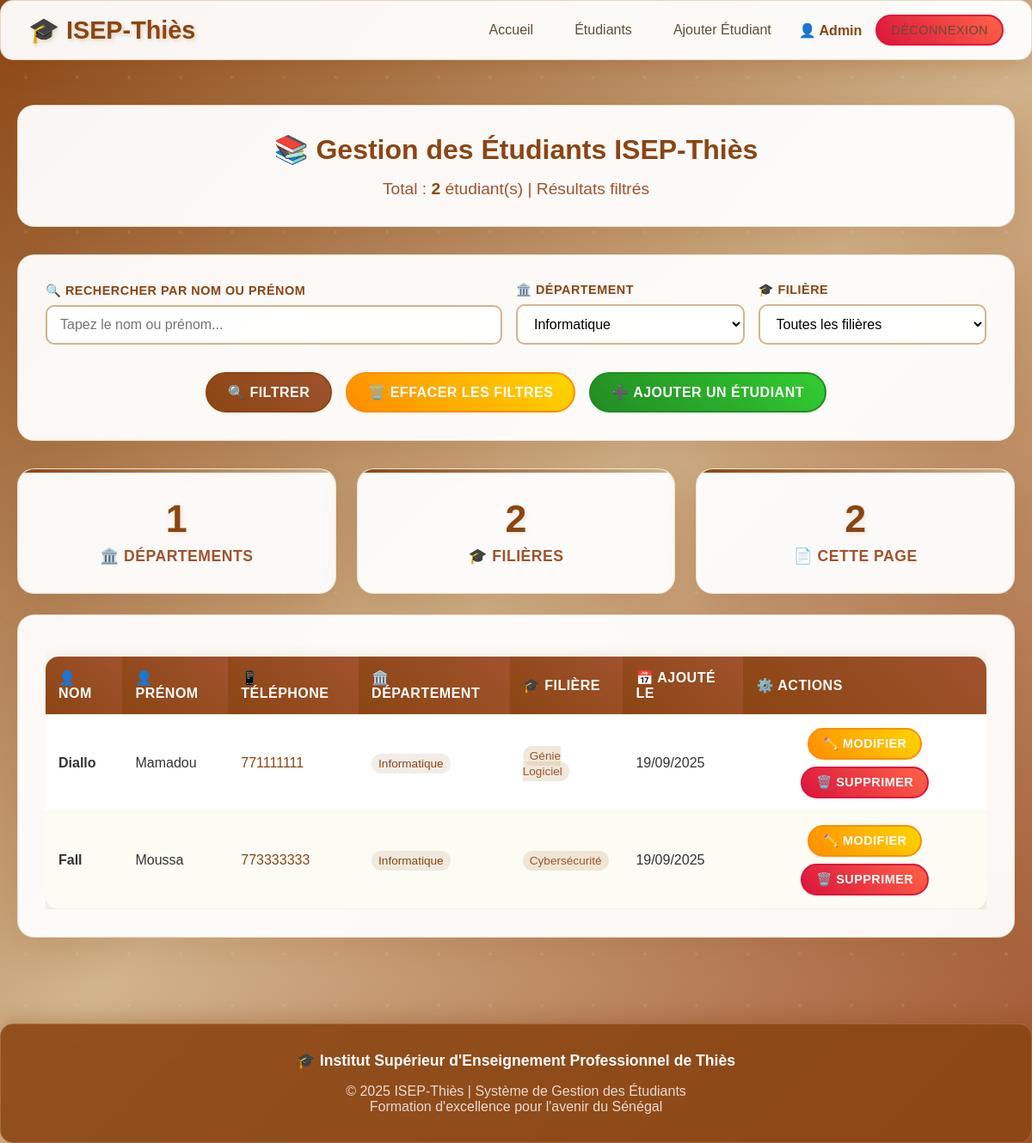
Screenshot of /pages/dashboard.php?departement=Informatique (signed in) with the database file from the repository.
### tables this page shows
CREATE TABLE students (
    id INT AUTO_INCREMENT PRIMARY KEY,
    nom VARCHAR(100) NOT NULL,
    prenom VARCHAR(100) NOT NULL,
    telephone VARCHAR(20) NOT NULL,
    departement VARCHAR(100) NOT NULL,
    filiere VARCHAR(100) NOT NULL,
    user_id INT NOT NULL,
    created_at TIMESTAMP DEFAULT CURRENT_TIMESTAMP,
    FOREIGN KEY (user_id) REFERENCES users(id) ON DELETE CASCADE
);

### config/database.php (called while the page is built, shortened)
<?php
function sanitize($data) {
    return htmlspecialchars(trim($data), ENT_QUOTES, 'UTF-8');
}
?>

### pages/dashboard.php (the view, shortened to what this page needs)
<?php
require_once '../config/database.php';
$limit = 10;
$page = isset($_GET['page']) ? max(1, (int)$_GET['page']) : 1;
$offset = ($page - 1) * $limit;
$search = isset($_GET['search']) ? sanitize($_GET['search']) : '';
$departement_filter = isset($_GET['departement']) ? sanitize($_GET['departement']) : '';
$filiere_filter = isset($_GET['filiere']) ? sanitize($_GET['filiere']) : '';
$whereClause = "WHERE user_id = ?";
$params = [$_SESSION['user_id']];
if (!empty($departement_filter)) {
    $whereClause .= " AND departement = ?";
    $params[] = $departement_filter;
}
$countQuery = "SELECT COUNT(*) FROM students $whereClause";
$stmt = $pdo->prepare($countQuery);
$stmt->execute($params);
$totalStudents = $stmt->fetchColumn();
$query = "SELECT * FROM students $whereClause ORDER BY nom ASC, prenom ASC LIMIT $limit OFFSET $offset";
$stmt = $pdo->prepare($query);
$stmt->execute($params);
$students = $stmt->fetchAll();
$depts = $pdo->prepare("SELECT DISTINCT departement FROM students WHERE user_id = ? ORDER BY departement");
$depts->execute([$_SESSION['user_id']]);
$departements = $depts->fetchAll(PDO::FETCH_COLUMN);
?>
<!DOCTYPE html>
<html lang="fr">
<head>
    <link rel="stylesheet" href="../css/style.css">
</head>
<body>
    <header>
        <div class="header-content">
            <a href="../index.php" class="logo">🎓 ISEP-Thiès</a>
            <nav class="nav-links">
                <a href="../index.php">Accueil</a>
                <a href="dashboard.php">Étudiants</a>
                <a href="add_student.php">Ajouter Étudiant</a>
                <span style="color: #8B4513; font-weight: bold;">
                    👤 <?php echo htmlspecialchars($_SESSION['user_name']); ?>
                </span>
                <a href="logout.php" class="btn btn-danger btn-sm">Déconnexion</a>
            </nav>
        </div>
    </header>
    <div class="container">
        <div class="card">
            <h1 style="text-align: center; color: #8B4513; margin-bottom: 1rem;">
                📚 Gestion des Étudiants ISEP-Thiès
            </h1>
            <div style="text-align: center;">
                <p style="font-size: 1.2rem; color: #A0522D;">
                    Total : <strong style="color: #8B4513;"><?php echo $totalStudents; ?></strong> étudiant(s)
                    <?php if ($search || $departement_filter || $filiere_filter): ?>
                        | Résultats filtrés
                    <?php endif; ?>
                </p>
            </div>
        </div>
        <div class="card">
            <form method="GET" style="display: grid; gap: 1rem;">
                <div style="display: grid; grid-template-columns: 2fr 1fr 1fr; gap: 1rem; align-items: end;">
                    <div class="form-group" style="margin-bottom: 0;">
                        <label for="search">🔍 Rechercher par nom ou prénom</label>
                        <input type="text"
                               name="search"
                               id="search"
                               class="form-control"
                               placeholder="Tapez le nom ou prénom..."
                               value="<?php echo htmlspecialchars($search); ?>">
                    </div>
                    <div class="form-group" style="margin-bottom: 0;">
                        <label for="departement">🏛️ Département</label>
                        <select name="departement" id="departement" class="form-control">
                            <?php foreach ($departements as $dept): ?>
                                <option value="<?php echo htmlspecialchars($dept); ?>"
                                        <?php echo ($departement_filter === $dept) ? 'selected' : ''; ?>>
                                    <?php echo htmlspecialchars($dept); ?>
                                </option>
                            <?php endforeach; ?>
                        </select>
                    </div>
                    <div class="form-group" style="margin-bottom: 0;">
                        <label for="filiere">🎓 Filière</label>
                        <select name="filiere" id="filiere" class="form-control">
                            <option value="">Toutes les filières</option>
                        </select>
                    </div>
                </div>
                <div style="display: flex; gap: 1rem; justify-content: center; flex-wrap: wrap; margin-top: 1rem;">
                    <button type="submit" class="btn btn-primary">🔍 Filtrer</button>
                    <?php if ($search || $departement_filter || $filiere_filter): ?>
                        <a href="dashboard.php" class="btn btn-warning">🗑️ Effacer les filtres</a>
                    <?php endif; ?>
                    <a href="add_student.php" class="btn btn-success">➕ Ajouter un Étudiant</a>
                </div>
            </form>
        </div>
        <?php if ($totalStudents > 0): ?>
            <div class="stats-grid" style="margin-bottom: 1.5rem;">
                <div class="stat-card">
                    <div class="stat-number"><?php echo count(array_unique(array_column($students, 'departement'))); ?></div>
                    <div class="stat-label">🏛️ Départements</div>
                </div>
                <div class="stat-card">
                    <div class="stat-number"><?php echo count(array_unique(array_column($students, 'filiere'))); ?></div>
                    <div class="stat-label">🎓 Filières</div>
                </div>
                <div class="stat-card">
                    <div class="stat-number"><?php echo count($students); ?></div>
                    <div class="stat-label">📄 Cette page</div>
                </div>
            </div>
        <?php endif; ?>
        <?php if (empty($students)): ?>
            <div class="card" style="text-align: center; padding: 3rem;">
                <div style="font-size: 4rem; margin-bottom: 1rem;">😔</div>
                <h3 style="color: #8B4513; margin-bottom: 1rem;">Aucun étudiant trouvé</h3>
                <?php if ($search || $departement_filter || $filiere_filter): ?>
                    <p style="color: #A0522D; margin-bottom: 1.5rem;">
                        Aucun résultat pour les critères sélectionnés.
                    </p>
                    <div style="display: flex; gap: 1rem; justify-content: center; flex-wrap: wrap;">
                        <a href="dashboard.php" class="btn btn-primary">Voir tous les étudiants</a>
                        <a href="add_student.php" class="btn btn-success">Ajouter un étudiant</a>
                    </div>
                <?php else: ?>
                    <p style="color: #A0522D; margin-bottom: 1.5rem;">
                        Commencez par ajouter votre premier étudiant !
                    </p>
                    <a href="add_student.php" class="btn btn-success">Ajouter un étudiant</a>
                <?php endif; ?>
            </div>
        <?php else: ?>
            <div class="card">
                <div style="overflow-x: auto;">
                    <table class="table">
                        <thead>
                            <tr>
                                <th>👤 Nom</th>
                                <th>👤 Prénom</th>
                                <th>📱 Téléphone</th>
                                <th>🏛️ Département</th>
                                <th>🎓 Filière</th>
                                <th>📅 Ajouté le</th>
                                <th>⚙️ Actions</th>
                            </tr>
                        </thead>
                        <tbody>
                            <?php foreach ($students as $index => $student): ?>
                            <tr style="animation-delay: <?php echo $index * 0.1; ?>s;">
                                <td><strong><?php echo htmlspecialchars($student['nom']); ?></strong></td>
                                <td><?php echo htmlspecialchars($student['prenom']); ?></td>
                                <td>
                                    <a href="tel:<?php echo htmlspecialchars($student['telephone']); ?>"
                                       style="color: #8B4513; text-decoration: none;">
                                        <?php echo htmlspecialchars($student['telephone']); ?>
                                    </a>
                                </td>
                                <td>
                                    <span style="background: rgba(139, 69, 19, 0.1); padding: 0.25rem 0.5rem; border-radius: 15px; font-size: 0.85rem; color: #8B4513;">
                                        <?php echo htmlspecialchars($student['departement']); ?>
                                    </span>
                                </td>
                                <td>
                                    <span style="background: rgba(210, 180, 140, 0.3); padding: 0.25rem 0.5rem; border-radius: 15px; font-size: 0.85rem; color: #A0522D;">
                                        <?php echo htmlspecialchars($student['filiere']); ?>
                                    </span>
                                </td>
                                <td><?php echo date('d/m/Y', strtotime($student['created_at'])); ?></td>
                                <td>
                                    <div class="actions">
                                        <a href="edit_student.php?id=<?php echo $student['id']; ?>"
                                           class="btn btn-warning btn-sm"
                                           title="Modifier cet étudiant">
                                           ✏️ Modifier
                                        </a>
                                        <a href="../actions/student_action.php?action=delete&id=<?php echo $student['id']; ?>"
                                           class="btn btn-danger btn-sm"
                                           title="Supprimer cet étudiant"
                                           onclick="return confirm('Êtes-vous sûr de vouloir supprimer <?php echo htmlspecialchars($student['nom'] . ' ' . $student['prenom']); ?> ?')">
                                           🗑️ Supprimer
                                        </a>
                                    </div>
                                </td>
                            </tr>
                            <?php endforeach; ?>
                        </tbody>
                    </table>
                </div>
            </div>
        <?php endif; ?>
    </div>
    <footer style="background: rgba(139, 69, 19, 0.9); padding: 2rem; text-align: center; margin-top: 3rem; border-radius: 15px;">
        <div style="color: white; font-size: 1.1rem; margin-bottom: 1rem;">
            <strong>🎓 Institut Supérieur d'Enseignement Professionnel de Thiès</strong>
        </div>
        <div style="color: rgba(255,255,255,0.8);">
            <p>© 2025 ISEP-Thiès | Système de Gestion des Étudiants</p>
            <p>Formation d'excellence pour l'avenir du Sénégal</p>
        </div>
    </footer>
</body>
</html>

### rows the page displays
students: nom "Diallo", prenom "Mamadou", telephone "771111111", departement "Informatique", filiere "Génie Logiciel", created_at "19/09/2025"
students: nom "Fall", prenom "Moussa", telephone "773333333", departement "Informatique", filiere "Cybersécurité", created_at "19/09/2025"

### other values shown
$_SESSION['user_name'] "Admin"
$totalStudents "2"
count(array_unique(array_column($students, 'departement'))) "1"
count(array_unique(array_column($students, 'filiere'))) "2"
count($students) "2"
form field departement "Informatique"
